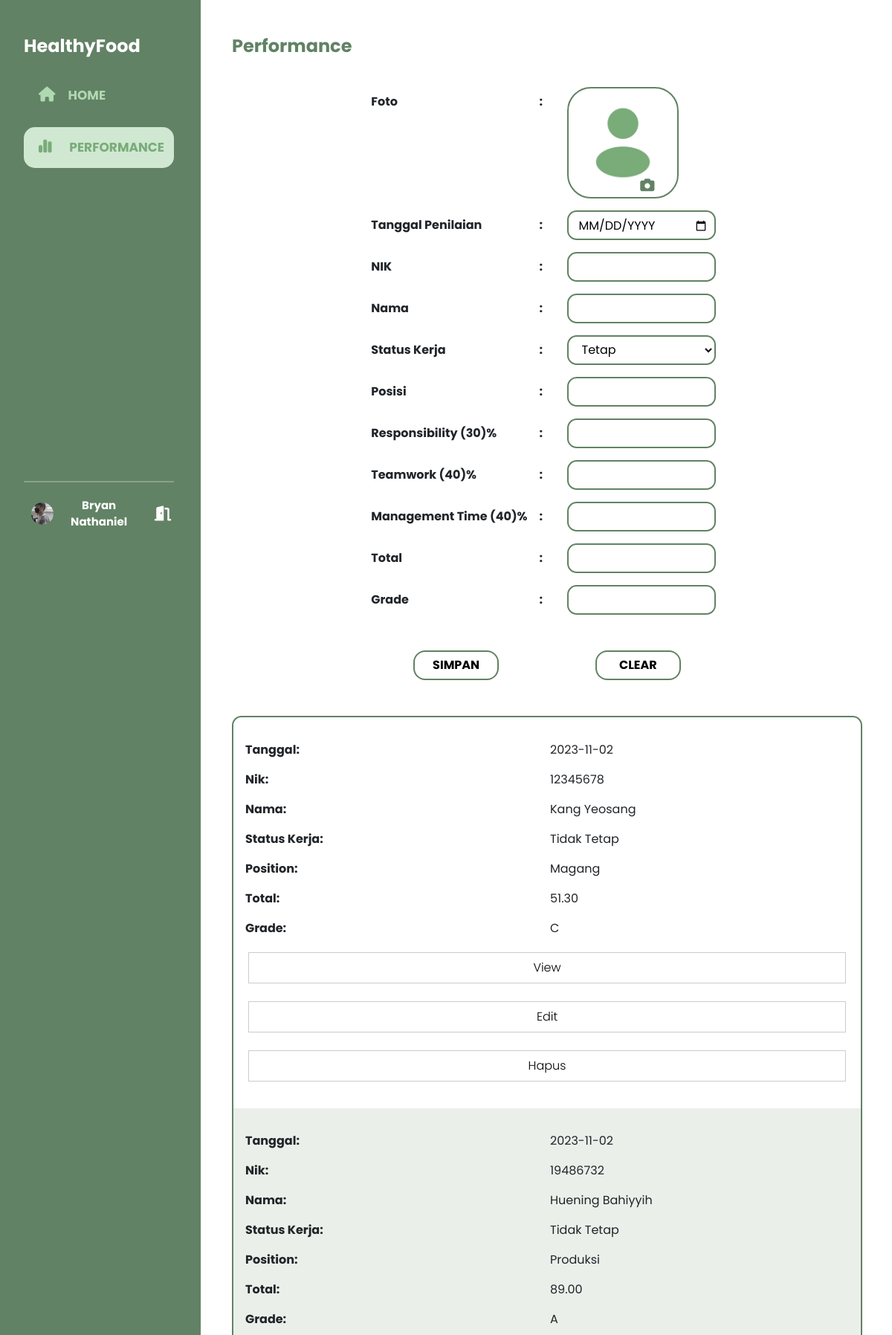
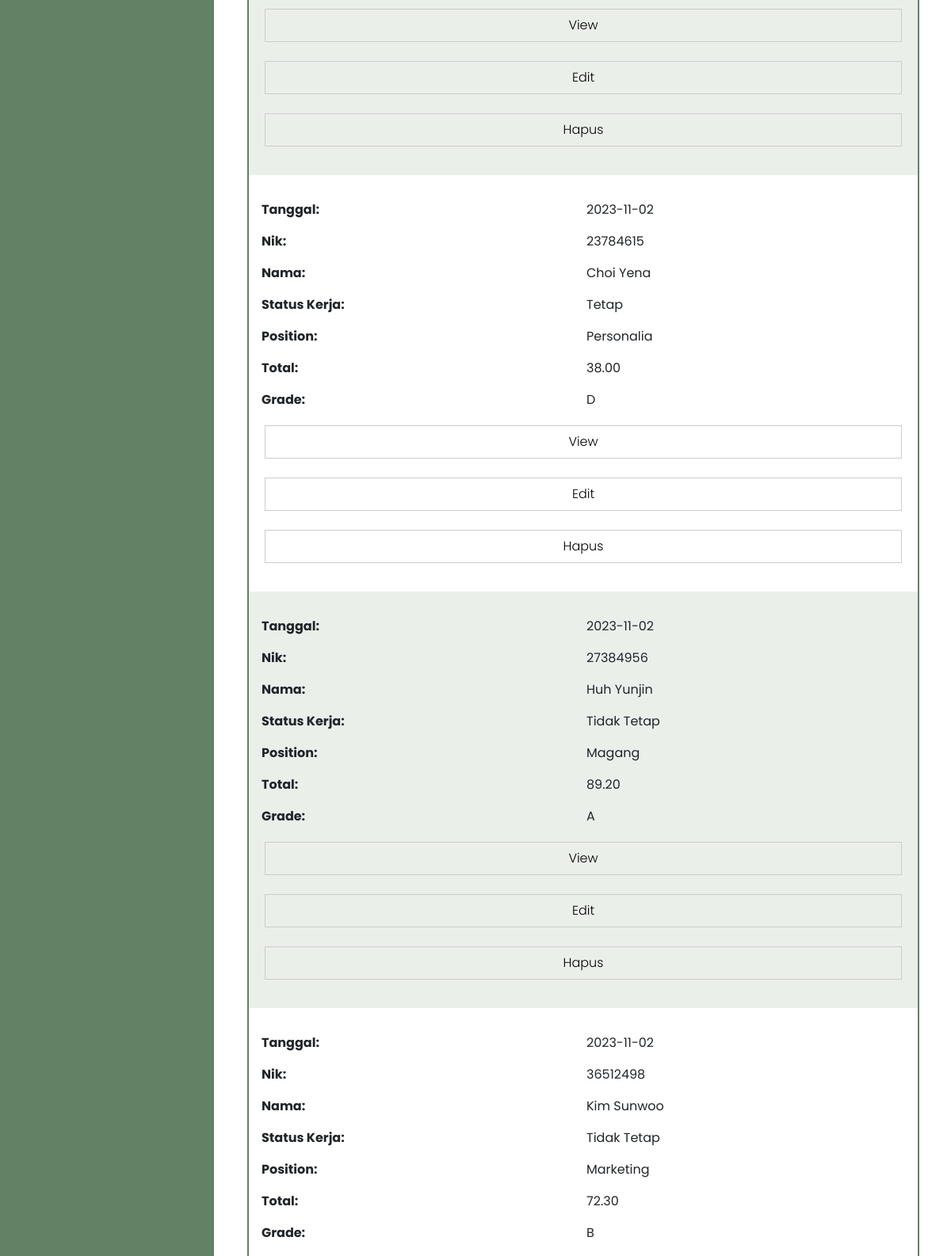
/performance/performance.php (upper part), run on the app's committed database (2 pictures, top to bottom).
### tables this page shows
CREATE TABLE `performance` (
  `nik` int(8) NOT NULL,
  `foto` varchar(200) NOT NULL,
  `nama` varchar(200) NOT NULL,
  `status_kerja` enum('Tetap','Tidak Tetap') NOT NULL,
  `position` varchar(10) NOT NULL,
  `tgl_penilaian` date NOT NULL,
  `responsibility` decimal(10,2) NOT NULL,
  `teamwork` decimal(10,2) NOT NULL,
  `management_time` decimal(10,2) NOT NULL,
  `total` decimal(10,2) NOT NULL,
  `grade` varchar(3) NOT NULL
);

### performance/performance.php (the view, shortened to what this page needs)
<?php
include('../connection.php');
$query = mysqli_query($con, "SELECT * FROM performance");
$result = mysqli_fetch_all($query, MYSQLI_ASSOC);
?>
<!DOCTYPE html>
<html lang="en">
<head>
  <link rel="stylesheet" href="app.css" />
  <link href="https://cdn.jsdelivr.net/npm/bootstrap@5.3.2/dist/css/bootstrap.min.css" rel="stylesheet" />
</head>
<body>
  <div class="background">
    <div class="sidebar">
      <div class="content">
        <div class="brand">
          <h1>HealthyFood</h1>
        </div>
        <div class="list">
          <div class="space home-list">
            <a href="../home.php">
              <i class="fa-solid fa-house"></i>
              <p>HOME</p>
            </a>
          </div>
          <div class="space perform-list">
            <a href="">
              <i class="fa-solid fa-chart-simple"></i>
              <p>PERFORMANCE</p>
            </a>
          </div>
          <div class="profile">
            <hr>
            <div class="profile_grid">
              <div><img src="../img/bry.jpg" alt=""></div>
              <div>
                <p>Bryan Nathaniel</p>
              </div>
              <div><i class="fa-solid fa-door-open"></i></div>
            </div>
          </div>
        </div>
      </div>
    </div>
    <div class="performance">
      <div class="judul">
        <h1>Performance</h1>
      </div>
      <div class="formKaryawan">
        <form method="post" enctype="multipart/form-data">
          <div class="form_grid">
            <div class="left_grid">
              <div>
                <p>Foto</p>
              </div>
              <div>
                <p>:</p>
              </div>
              <?php
              $showUploadimg = '';
              ?>
              <div class="upload_foto">
                <div class="circle">
                  <img class="profile-pic" src="<?php
                                                if (isset($_GET['nik'])) {
                                                ?>../img/<?php echo $search_result[0]['foto'];
                                                } else {
                              ?>
                    ../img/profile.png
                    <?php
                                                }
                    ?>" />
                </div>
                <div class="p-image <?= $showUploadimg; ?>">
                  <i class="fa fa-camera upload-button"></i>
                </div>
              </div>
              <div>
                <p>Tanggal Penilaian</p>
              </div>
              <div>
                <p>:</p>
              </div>
              <div class="input">
                <input value="<?php
                              if (isset($_GET['nik'])) {
                                echo $search_result[0]['tgl_penilaian'];
                              } ?>" name="tanggal" type="date" />
              </div>
              <div>
                <p>NIK</p>
              </div>
              <div>
                <p>:</p>
              </div>
              <?php
              $showReadOnly = '';
              ?>
              <div class="input">
                <input value="<?php
                              if (isset($_GET['nik'])) {
                                echo $search_result[0]['nik'];
                              } ?>" name="nik" type="text" <?= $showReadOnly; ?> />
              </div>
              <div>
                <p>Nama</p>
              </div>
              <div>
                <p>:</p>
              </div>
              <div class="input">
                <input value="<?php
                              if (isset($_GET['nik'])) {
                                echo $search_result[0]['nama'];
                              } ?>" name="nama" type="text" />
              </div>
              <div>
                <p>Status Kerja</p>
              </div>
              <div>
                <p>:</p>
              </div>
              <div>
                <?php
                include('../connection.php');
                $query_enum = "SHOW COLUMNS FROM performance WHERE Field = 'status_kerja'";
                $result_enum = $con->query($query_enum);
                $row = $result_enum->fetch_assoc();
                $enum_str = $row['Type'];
                preg_match_all("/'([^']+)'/", $enum_str, $matches);
                $enum_values = $matches[1];
                ?>
                <select name="status" id="" class="select-status">
                  <?php foreach ($enum_values as $value) : ?>
                    <option value="<?= $value ?>" <?php if (isset($_GET['nik']) && $search_result[0]['status_kerja'] == $value) echo 'selected'; ?>><?= $value ?></option>
                  <?php endforeach; ?>
                </select>
              </div>
              <div>
                <p>Posisi</p>
              </div>
              <div>
                <p>:</p>
              </div>
              <div class="input">
                <input value="<?php
                              if (isset($_GET['nik'])) {
                                echo $search_result[0]['position'];
                              } ?>" name="posisi" type="text" />
              </div>
            </div>
            <?php
            $firstLand = 'firstLand';
            ?>
            <div class="right_grid">
              <div class="buttonGroup <?php echo $firstLand; ?>">
                <?php
                $showSaveClear = '';
                ?>
                <div class="button <?php echo $showSaveClear; ?>"><button name="insert" type="submit">SIMPAN</button></div>
                <div class="button <?php echo $showSaveClear; ?>"><button name="reset" type="reset">CLEAR</button></div>
              </div>
              <div class="right_input">
                <div>
                  <p>Responsibility (30)%</p>
                </div>
                <div>
                  <p>:</p>
                </div>
                <div class="input">
                  <input value="<?php
                                if (isset($_GET['nik'])) {
                                  echo $search_result[0]['responsibility'];
                                } ?>" id="responsibility" name="responsible" type="number" oninput="calculateTotalAndGrade()" min="0" max="100" />
                </div>
                <div>
                  <p>Teamwork (40)%</p>
                </div>
                <div>
                  <p>:</p>
                </div>
                <div class="input">
                  <input value="<?php
                                if (isset($_GET['nik'])) {
                                  echo $search_result[0]['teamwork'];
                                } ?>" id="teamwork" name="teamwork" type="number" oninput="calculateTotalAndGrade()" min="0" max="100" />
                </div>
                <div>
                  <p>Management Time (40)%</p>
                </div>
                <div>
                  <p>:</p>
                </div>
                <div class="input">
                  <input value="<?php
                                if (isset($_GET['nik'])) {
                                  echo $search_result[0]['management_time'];
                                } ?>" id="managementTime" name="time" type="number" oninput="calculateTotalAndGrade()" min="0" max="100" />
                </div>
                <div>
                  <p>Total</p>
                </div>
                <div>
                  <p>:</p>
                </div>
                <div class="input">
                  <input value="<?php
                                if (isset($_GET['nik'])) {
                                  echo $search_result[0]['total'];
                                } ?>" id="total" name="total" type="text" readonly />
                </div>
                <div>
                  <p>Grade</p>
                </div>
                <div>
                  <p>:</p>
                </div>
                <div class="input">
                  <input value="<?php
                                if (isset($_GET['nik'])) {
                                  echo $search_result[0]['grade'];
                                } ?>" id="grade" name="grade" type="text" readonly />
                </div>
              </div>
            </div>
          </div>
        </form>
      </div>
      <div class="tabelKaryawan">
        <table class="isi_tabel">
          <tbody>
            <?php
            if (mysqli_num_rows($query) > 0) {
              foreach ($result as $result) : ?>
                <tr>
                  <td data-cell="tanggal" scope="row"><?= $result['tgl_penilaian'] ?></td>
                  <td data-cell="nik"><?= $result['nik'] ?></td>
                  <td data-cell="nama"><?= $result['nama'] ?></td>
                  <td data-cell="status kerja"><?= $result['status_kerja'] ?></td>
                  <td data-cell="position"><?= $result['position'] ?></td>
                  <td data-cell="total"><?= $result['total'] ?></td>
                  <td data-cell="grade"><?= $result['grade'] ?></td>
                  <td><a href='performance.php?nik=<?= $result['nik'] ?>&action=view'>View</a></td>
                  <td><a href='performance.php?nik=<?= $result['nik'] ?>&action=edit'>Edit</a></td>
                  <td><a href='performance.php?nik=<?= $result['nik'] ?>&action=delete' onclick="return confirm('Apakah yakin hapus?')">Hapus</a></td>
                </tr>
              <?php endforeach;
            } else { ?>
              <tr>
                <td colspan="8" align="center"><i>Data Belum Ada</i></td>
              </tr>
            <?php } ?>
          </tbody>
        </table>
      </div>
    </div>
  </div>
</body>
</html>

### data on the page
performance: tgl_penilaian "2023-11-02", nik "12345678", nama "Kang Yeosang", status_kerja "Tidak Tetap", position "Magang", total "51.30", grade "C"
performance: tgl_penilaian "2023-11-02", nik "19486732", nama "Huening Bahiyyih", status_kerja "Tidak Tetap", position "Produksi", total "89.00", grade "A"
performance: tgl_penilaian "2023-11-02", nik "23784615", nama "Choi Yena", status_kerja "Tetap", position "Personalia", total "38.00", grade "D"
performance: tgl_penilaian "2023-11-02", nik "27384956", nama "Huh Yunjin", status_kerja "Tidak Tetap", position "Magang", total "89.20", grade "A"
performance: tgl_penilaian "2023-11-02", nik "36512498", nama "Kim Sunwoo", status_kerja "Tidak Tetap", position "Marketing", total "72.30", grade "B"

### other printed values
form field status "Tetap"
